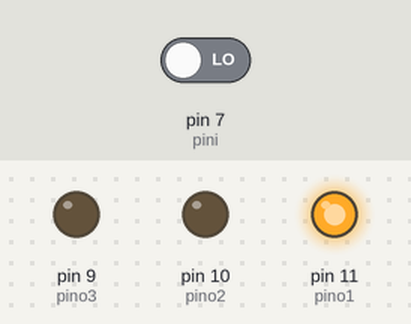
A sketch run on a simulated Arduino Uno, built with avr-gcc and run on an emulated ATmega328P. Parts: output pins drawn as LEDs (lit = HIGH). The inputs (shaded band) are chosen by the test bench; at power-on: pin 7 (pini) LOW. What the sketch prints to the serial monitor is not drawn.

Above: at 1.2 s.
1.3 s: pin 7 (pini) driven HIGH
At 1.7 s:
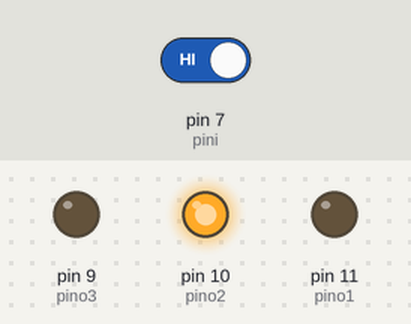
At 2.8 s:
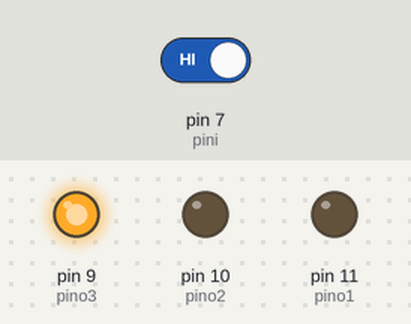
Timing chart, 0 to 4.3 s (numbered marks = the images above; inputs shaded):
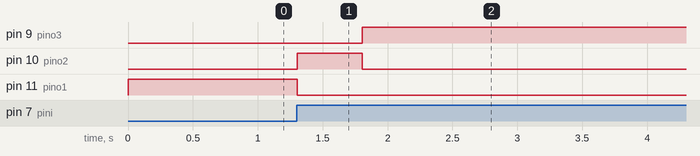

Measured:
- after the input at 1.3 s, pin 9 (pino3): LOW → HIGH after 0.50 s; pin 10 (pino2): LOW → HIGH at once, → LOW 0.50 s later; pin 11 (pino1): HIGH → LOW at once

The sketch:

traffic_light.ino
```cpp
int value=0;
int state=1;
int prev=0;
int pini=7;
int pino1=11;
int pino2=10;
int pino3=9;
int pin=11;

void setup()
{
 pinMode(pini,INPUT);
 pinMode(pino1,OUTPUT);
 pinMode(pino2,OUTPUT);
 pinMode(pino3,OUTPUT);
 Serial.begin(9600);
 Serial.println("Traffic Signal Test:");
}

void loop()
{

int value=digitalRead(pini);
Serial.println(value);
if(value==1 && prev==0)
{
  if(state==1)
  {
   digitalWrite(pino1,LOW);
   digitalWrite(pino2,HIGH);
   delay(500);
   digitalWrite(pino2,LOW);
   digitalWrite(pino3,HIGH);
   pin=9;
   state=2;
  }
  else
  {

   digitalWrite(pin,LOW);
   digitalWrite(pino3,HIGH);
  // delay(1000);
   digitalWrite(pino3,LOW);
   digitalWrite(pino2,HIGH);
   delay(500);
   digitalWrite(pino2,LOW);
   digitalWrite(pino1,HIGH);
   pin=11;
   state=1;
  }
}
 digitalWrite(pin,HIGH);

 prev=value;

}
```
